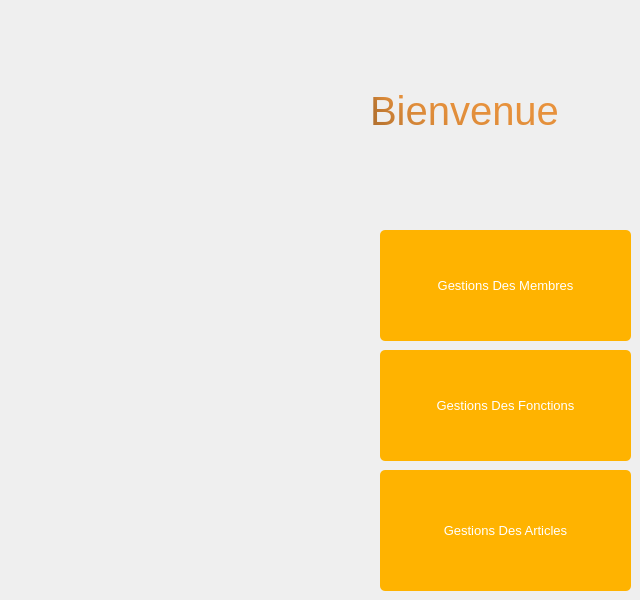
    <widget class="QWidget" name="page_2">
     <property name="font">
      <font>
       <pointsize>10</pointsize>
      </font>
     </property>
     <widget class="QPushButton" name="pushButton_22">
      <property name="geometry">
       <rect>
        <x>380</x>
        <y>230</y>
        <width>251</width>
        <height>111</height>
       </rect>
      </property>
      <property name="font">
       <font>
        <pointsize>10</pointsize>
        <underline>false</underline>
        <strikeout>false</strikeout>
       </font>
      </property>
      <property name="styleSheet">
       <string notr="true">QPushButton {
padding: 1px;
border-style: solid;
border: 2px solid gray;
border-radius: 8px;
background-color: rgb(170, 150, 123);
border:2px solid #000;
}
QPushButton {
     color: #fff !important;

text-decoration: none;
background: #ffb300;

border-radius: 5px;
display: inline-block;
border: none;
transition: all 0.4s ease 0s;
 }
 QPushButton:hover {
     background: #ffcc00;
	background-color: ;
letter-spacing: 1px;
-webkit-box-shadow: 0px 5px 40px -10px rgba(0,0,0,0.57);
-moz-box-shadow: 0px 5px 40px -10px rgba(0,0,0,0.57);
box-shadow: 5px 40px -10px rgba(0,0,0,0.57);
transition: all 0.4s ease 0s;
 }</string>
      </property>
      <property name="text">
       <string>Gestions Des Membres</string>
      </property>
     </widget>
     <widget class="QPushButton" name="pushButton_23">
      <property name="geometry">
       <rect>
        <x>380</x>
        <y>350</y>
        <width>251</width>
        <height>111</height>
       </rect>
      </property>
      <property name="font">
       <font>
        <pointsize>10</pointsize>
        <underline>false</underline>
        <strikeout>false</strikeout>
       </font>
      </property>
      <property name="styleSheet">
       <string notr="true">QPushButton {
padding: 1px;
border-style: solid;
border: 2px solid gray;
border-radius: 8px;
background-color: rgb(170, 150, 123);
border:2px solid #000;
}
QPushButton {
     color: #fff !important;

text-decoration: none;
background: #ffb300;

border-radius: 5px;
display: inline-block;
border: none;
transition: all 0.4s ease 0s;
 }
 QPushButton:hover {
     background: #ffcc00;
	background-color: ;
letter-spacing: 1px;
-webkit-box-shadow: 0px 5px 40px -10px rgba(0,0,0,0.57);
-moz-box-shadow: 0px 5px 40px -10px rgba(0,0,0,0.57);
box-shadow: 5px 40px -10px rgba(0,0,0,0.57);
transition: all 0.4s ease 0s;
 }</string>
      </property>
      <property name="text">
       <string>Gestions Des Fonctions</string>
      </property>
     </widget>
     <widget class="QLabel" name="label_10">
      <property name="geometry">
       <rect>
        <x>370</x>
        <y>90</y>
        <width>251</width>
        <height>41</height>
       </rect>
      </property>
      <property name="font">
       <font>
        <family>MS Shell Dlg 2</family>
        <pointsize>30</pointsize>
        <weight>50</weight>
        <italic>false</italic>
        <bold>false</bold>
       </font>
      </property>
      <property name="styleSheet">
       <string notr="true">
font: 6pt &quot;MS Shell Dlg 2&quot;;
font: 6pt &quot;MS Shell Dlg 2&quot;;
font: 30pt &quot;MS Shell Dlg 2&quot;;
color:qconicalgradient(cx:0.5, cy:0.5, angle:0, stop:0 rgba(0, 0, 0, 255), stop:1 rgba(235, 148, 61, 255))</string>
      </property>
      <property name="text">
       <string>Bienvenue</string>
      </property>
     </widget>
     <widget class="QPushButton" name="pushButton_33">
      <property name="geometry">
       <rect>
        <x>380</x>
        <y>470</y>
        <width>251</width>
        <height>121</height>
       </rect>
      </property>
      <property name="font">
       <font>
        <pointsize>10</pointsize>
        <underline>false</underline>
        <strikeout>false</strikeout>
       </font>
      </property>
      <property name="styleSheet">
       <string notr="true">QPushButton {
padding: 1px;
border-style: solid;
border: 2px solid gray;
border-radius: 8px;
background-color: rgb(170, 150, 123);
border:2px solid #000;
}
QPushButton {
     color: #fff !important;

text-decoration: none;
background: #ffb300;

border-radius: 5px;
display: inline-block;
border: none;
transition: all 0.4s ease 0s;
 }
 QPushButton:hover {
     background: #ffcc00;
	background-color: ;
letter-spacing: 1px;
-webkit-box-shadow: 0px 5px 40px -10px rgba(0,0,0,0.57);
-moz-box-shadow: 0px 5px 40px -10px rgba(0,0,0,0.57);
box-shadow: 5px 40px -10px rgba(0,0,0,0.57);
transition: all 0.4s ease 0s;
 }</string>
      </property>
      <property name="text">
       <string>Gestions Des Articles</string>
      </property>
     </widget>
    </widget>
